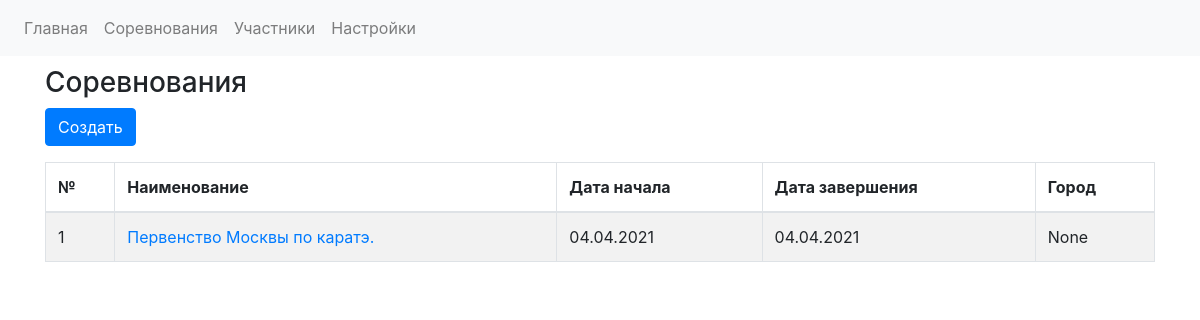
Page /competitions on the earlier database version.
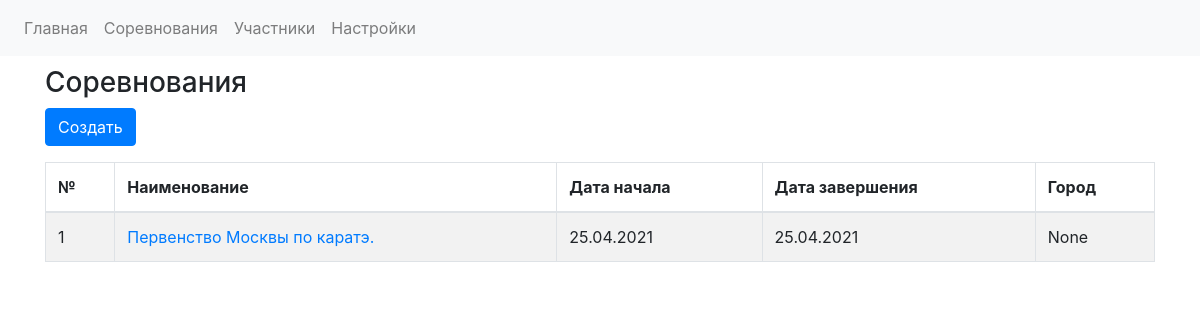
Same page on the later database version.
### app.py (models this page shows)
class CompetitionsDB(db.Model):
    competition_id = db.Column(db.Integer, primary_key=True)
    competition_name = db.Column(db.String)
    competition_date_start = db.Column(db.Date, default=datetime.utcnow)
    competition_date_finish = db.Column(db.Date, default=datetime.utcnow)
    competition_city = db.Column(db.String)
    competition_fights = db.relationship('FightsDB', backref='competition', lazy='dynamic')
    registrations = db.relationship('RegistrationDB', backref='competition')

### app.py (the view)
@app.route('/competitions')
def competitions():
    competitions_data = CompetitionsDB.query.all()
    return render_template('competitions.html', competitions_data = competitions_data)

### templates/competitions.html (shortened to what this page needs)
{% extends "base.html" %}
{% block head %}
<link rel="stylesheet" type="text/css" href="https://cdnjs.cloudflare.com/ajax/libs/twitter-bootstrap/4.5.2/css/bootstrap.css">
<link rel="stylesheet" type="text/css" href="https://cdn.datatables.net/1.10.24/css/dataTables.bootstrap4.min.css">
{% endblock %}
{% block content %}
<div class="container" style="margin-top: 10px">
<h3>Соревнования</h3>
<button type="button" class="btn btn-primary" id="create_competition_button">Создать</button>
<table id="competitions_table" class="table table-striped table-bordered" style="width:100%">
        <thead>
            <tr>
                <th>№</th>
                <th>Наименование</th>
                <th>Дата начала</th>
                <th>Дата завершения</th>
                <th>Город</th>
            </tr>
        </thead>
        <tbody>
        {% for competition_row in competitions_data %}
            <tr>
                <td>{{ competition_row.competition_id }}</td>
                <td>
                    <a href="{{url_for('competition_view', competition_id = competition_row.competition_id)}}">
                          {{ competition_row.competition_name }}
                    </a>
                </td>
                <td>{{ competition_row.competition_date_start.strftime('%d.%m.%Y') }}</td>
                <td>{{ competition_row.competition_date_finish.strftime('%d.%m.%Y')}}</td>
                <td>{{ competition_row.competition_city}}</td>
            </tr>
        {% endfor %}
    </table>
</div>
{% endblock %}

Differences in the rows shown:
changed CompetitionsDB "Первенство Москвы по каратэ.": competition_date_start "04.04.2021" → "25.04.2021"; competition_date_finish "04.04.2021" → "25.04.2021"
